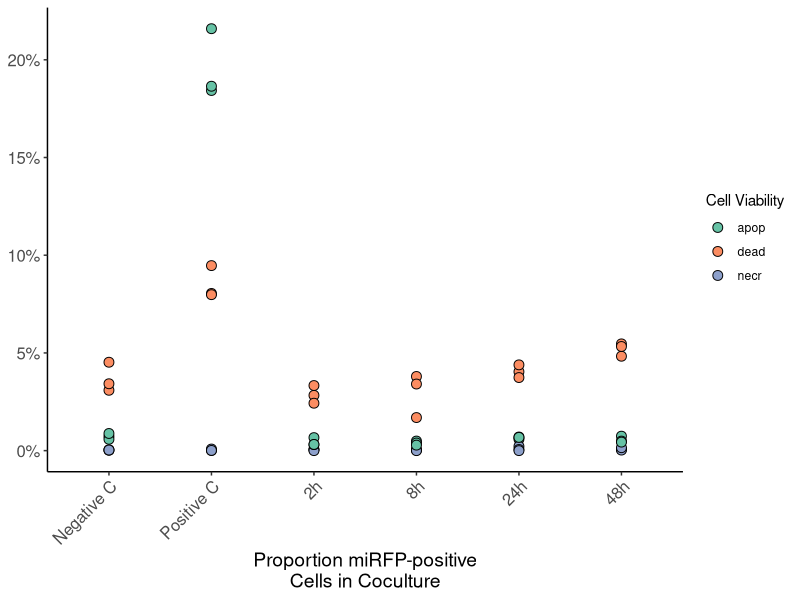
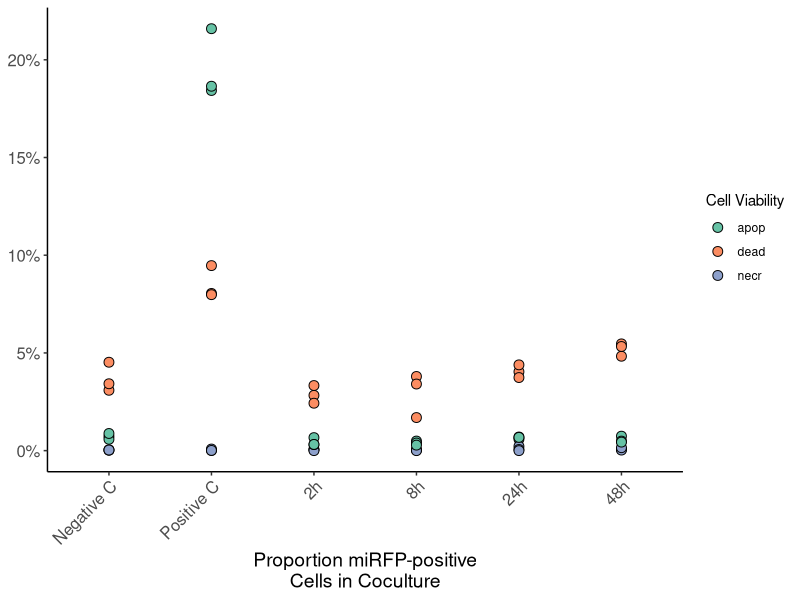

These charts were generated, in order, by the following R code:
## ---- chunk 1
knitr::opts_chunk$set(echo = TRUE)

library(ggplot2)
library(reshape2)
## ---- chunk 2
X01_26_18_data <- read.csv("../data/flojo_output.csv")[,1:18]

colnames(X01_26_18_data) <- c('sample', 'all.necr', 'all.dead', 'all.apop', 'all.live', 'perc.act', 'act.necr', 'unact.live', 'unact.apop', 'unact.dead', 'unact.necr', 'perc.unact', 'act.dead', 'act.apop', 'act.live', 'activation.time', 'replicate')

reshaped <- melt(X01_26_18_data, id.vars = c('sample', 'activation.time', 'replicate'))

rename_column <- function(variable){
  gating <- unlist(strsplit(as.character(variable), '.', fixed = TRUE))[1]
  subpop <- unlist(strsplit(as.character(variable), '.', fixed = TRUE))[2]
  return(c(gating, subpop))
}

new_columns <- t(rbind(sapply(reshaped$variable, rename_column)))

reshaped$gating <- new_columns[,1]

reshaped$subpop <- new_columns[,2]

# need to remove rows that use mean or SD
reshaped <- reshaped[which(reshaped$replicate != "-"),]

#reorder activation factors
plot_labels = data.frame(activation.time = c('negative_control', '2h', '8h', '24h', '48h', 'positive_control'),
                         activation.time.plot = factor(c('Negative C', '2h', '8h', '24h', '48h', 'Positive C'), 
                                                       levels = c('Negative C', 'Positive C', '2h', '8h', '24h', '48h'),
                                                       ordered = T))

reshaped <- merge(reshaped, plot_labels, by = 'activation.time')

print(min())
                         

## ---- chunk 3
ggplot(reshaped[which((reshaped$gating == 'all' & reshaped$activation.time == 'negative_control' |
                      reshaped$gating == 'all' & reshaped$activation.time == 'positive_control' |
                      reshaped$gating == 'act' & reshaped$activation.time != 'negative_control' & reshaped$activation.time != 'positive_control') &
                        reshaped$subpop != 'live'),], 
       aes(x = activation.time.plot, y = value/100, fill = subpop)) +
  geom_point(color='black', pch=21, size = 3) +
  theme_classic() + 
  scale_y_continuous(labels=scales::percent_format(accuracy = 1)) +
  xlab('Proportion miRFP-positive\nCells in Coculture') + 
  guides(fill = guide_legend(title = 'Cell Viability')) + 
  theme(axis.text=element_text(size=12),
        axis.title=element_text(size=14),
        axis.title.y = element_blank(),
        axis.text.x=element_text(angle=45, hjust = 1)) +
  scale_fill_manual(values = c('#66c2a5','#fc8d62','#8da0cb'))

ggsave('SF1B.png', dpi=600, width=4, height=2.75)
  
